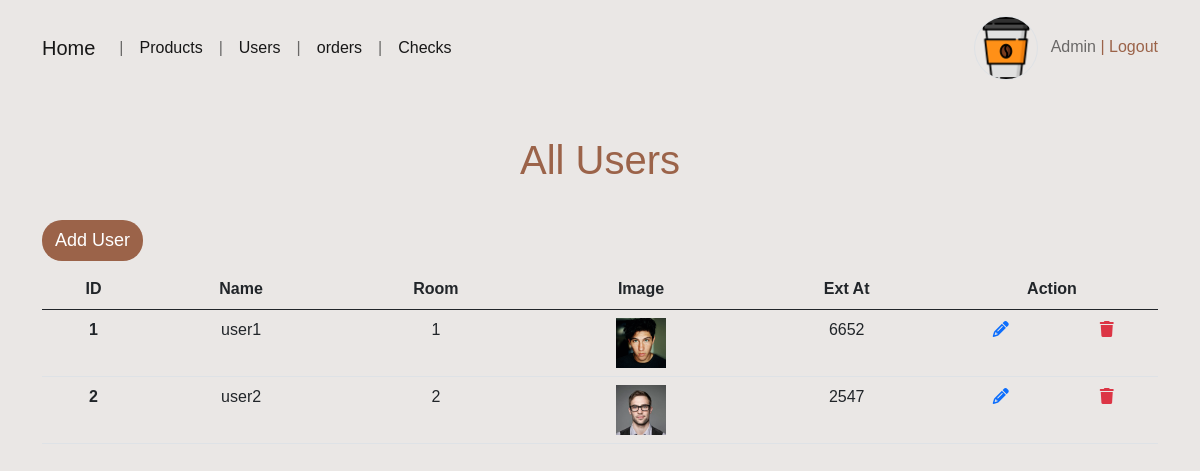
/allusers.php (signed in), run on an earlier commit of the app's database.
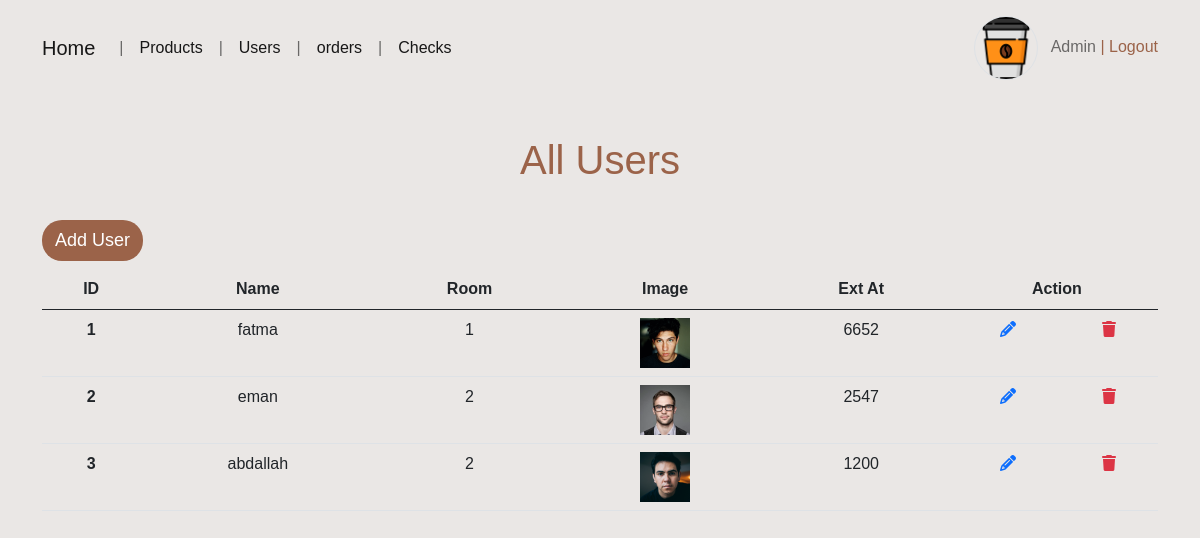
And on a later commit of the database.
### tables this page shows
CREATE TABLE `users` (
  `id` int(11) NOT NULL,
  `name` varchar(255) NOT NULL,
  `email` varchar(255) NOT NULL,
  `password` varchar(255) NOT NULL,
  `room_no` int(11) NOT NULL,
  `ext` varchar(255) DEFAULT NULL,
  `img` varchar(255) NOT NULL
);

### allusers.php (the view, shortened to what this page needs)
<?php
 if (!empty($_SESSION['admin'])) {
 ?>
<!doctype html>
<html lang="en">
  <head>
    <link rel="stylesheet" href="https://cdn.jsdelivr.net/npm/bootstrap@5.0.2/dist/css/bootstrap.min.css">
    <link rel="stylesheet" href="https://cdnjs.cloudflare.com/ajax/libs/font-awesome/6.1.1/css/all.min.css" />
    <link rel="stylesheet" href="css/main.css">
  </head>
  <body>
    <?php require"adminnavbar.php"?>
    <section class="section mt-5" >
        <div class="container">
            <div class="row">
                <div class="col-md-12">
                  <div class=" d-flex  row">
                    <h1 class=" text-center justify-content-center title fs-1">All Users</h1>
                    <h5 class="text-start mb-2" > <a href="adduser.php" class="btn">Add User</a></h5>
                  </div>
                  <div class="table-wrap">
                        <table class="table">
                            <thead class="thead-primary">
                                <tr class="text-center">
                                  <th>ID</th>
                                  <th>Name</th>
                                  <th>Room</th>
                                  <th>Image</th>
                                  <th>Ext At</th>
                                  <th colspan="3">Action</th>
                                </tr>
                            </thead>
    <?php
      require 'connection.php';
        $queryString=$connection->prepare('SELECT * FROM users');
        $queryString->execute();
        $users=$queryString->fetchAll();
            foreach ($users as $user){?>
              <tr class="text-center">
                  <th ><?= $user['id']?></th>
                  <td><?= $user['name']?></td>
                  <td><?= $user['room_no']?></td>
                  <td><img style="width:50px ; height:50px;" src="<?='userphotos/'.$user['img']?>"></td>
                  <td><?= $user['ext']?></td>
                    <?php
                  echo "<td> <a href='edit_user.php?id={$user['id']}'>
                  <i class='fa-solid fa-pencil'></i>
                  </a></td>";
                      echo "<td> <a href='testcontroller.php?id={$user['id']}&deleteuser'>
                  <i class='fa-solid fa-trash text-danger'></i>
                  </a></td>";
             ?>
              </tr>
     <?php }
         echo "</table>";
                  echo "</div>";
                  echo "</div>";
                  echo "</div>";
                  echo "</div>";
                  echo "</section>";
?>
      </body>
    </html>
    <?php
 }
 else {
  header("Location:index.php");
 }
 ?>

What changed in the data, as far as the page shows it:
changed users id 1: name "user1" → "fatma"
changed users id 2: name "user2" → "eman"
added users: id "3", name "abdallah", room_no "2", img (picture), ext "1200"
